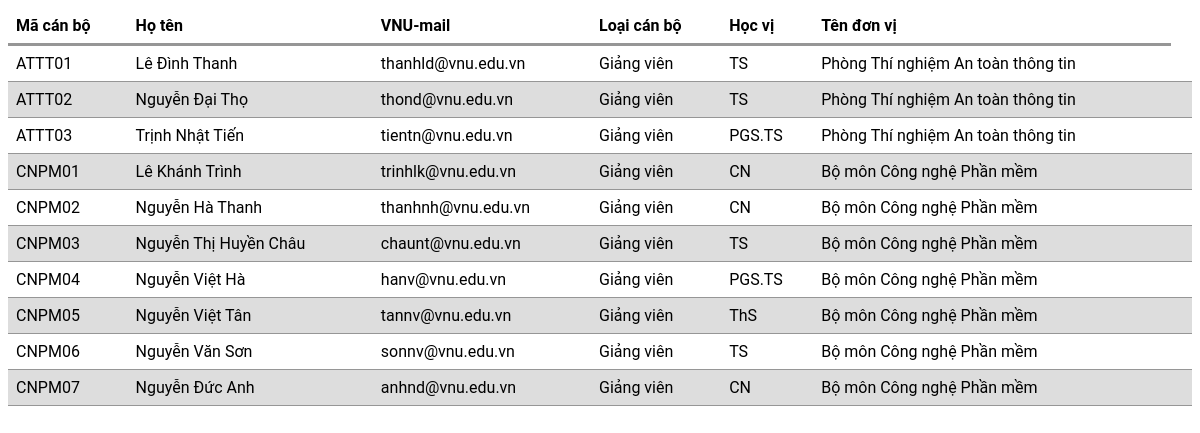
Page / (signed in) on the committed database.
### tables this page shows
CREATE TABLE `canbo` (
  `MaCB` varchar(30) NOT NULL,
  `Hoten` varchar(100) NOT NULL,
  `Taikhoan` varchar(50) NOT NULL,
  `VNUemail` varchar(50) NOT NULL,
  `LoaiCB` varchar(30) NOT NULL,
  `Hocvi` varchar(30) NOT NULL,
  `Tendonvi` varchar(150) NOT NULL
);

### cbmgr/model/Canbo.php (called while the page is built, shortened)
<?php
    require_once("core/data/PDOData.php");
    class Canbo {
        public function getByPage($pageNumber, $pageSize) {
            $db = new PDOData();
            $rows = $db->doQuery("select * from canbo;");
            $beginIndex = $pageNumber * $pageSize;
            $endIndex = $beginIndex  + $pageSize;
            $ret = array();
            for ($i = $beginIndex; $i < $endIndex; $i++)
                $ret[] = $rows[$i];
            return $ret;
        }
    }

### core/data/PDOData.php (called while the page is built, shortened)
<?php
	class PDOData {
		private $db = null;
		public function __construct() {
			try {
				$this->db = new PDO("mysql:host=ufaculties.uet.vnu.edu.vn;dbname=ufaculties;", "root", "", array(PDO::MYSQL_ATTR_INIT_COMMAND => "SET NAMES 'utf8'"));
			} catch(PDOException $ex) { echo $ex->getMessage();	}
		}
		public function __destruct() {
			try {
				$this->db = null;
			} catch(PDOException $ex) { echo $ex->getMessage();	}
		}
		public function doQuery($query) {
			$ret = array();
			try {
				$stmt = $this->db->query($query);
				if ($stmt) {
					while ($row = $stmt->fetch(PDO::FETCH_ASSOC)) {
						$ret[] = $row;
					}
				}
			} catch(PDOException $ex) {	echo $query; }
			return $ret;
		}
	}

### cbmgr/view/CbView.php (the view, shortened to what this page needs)
<?php
    class CbView {
        private $data;
        public function __construct($data) {
            $this->data = $data;
        }
        public function tableView() {
            $html = "<table><thead><tr>";
            $html .= "<th>Mã cán bộ</th>";
            $html .= "<th>Họ tên</th>";
            $html .= "<th>VNU-mail</th>";
            $html .= "<th>Loại cán bộ</th>";
            $html .= "<th>Học vị</th>";
            $html .= "<th>Tên đơn vị</th>";
            $html .= "</tr></thead><tbody>";
            foreach ($this->data as $r) {
                    $html .= "<tr>";
                    $html .= "<td>".$r["MaCB"]."</td>";
                    $html .= "<td>".$r["Hoten"]."</td>";
                    $html .= "<td>".$r["VNUemail"]."</td>";
                    $html .= "<td>".$r["LoaiCB"]."</td>";
                    $html .= "<td>".$r["Hocvi"]."</td>";
                    $html .= "<td>".$r["Tendonvi"]."</td>";
                    $html .= "<td>"."</td>";
		    $html .= "</tr>";
             }
            $html .= "</tbody></table>";
			return $html;
        }
    }

### index.php (shortened to what this page needs)
<html>
<head>
      <link rel="stylesheet" type="text/css" href="style-quanlydonvi.css">
</head>
<?php
	require_once("cbmgr/control/CbMgr.php");
    $stdctrl = new \cbmgr\control\CbMgr();
    $stdctrl->proc();

### cbmgr/control/CbMgr.php (shortened to what this page needs)
<?php
    require_once("cbmgr/model/Canbo.php");
    require_once("cbmgr/view/CbView.php");
    class CbMgr {
        public function proc($json=false) {
            $p = 1;
            $cb= new \cbmgr\model\Canbo();
            $data = $cb->getByPage($p-1, 10);
			if ($json) echo json_encode($data);
			else {
            	$cbview = new \cbmgr\view\CbView($data);
            	echo $cbview->tableView();
			}
		}
    }

### style/style-quanlydonvi.css (style rules this page uses)
* { font-family:Roboto, Helvetica, Arial, sans-serif; }
table { border-collapse: collapse; width: 100%; }
th { text-align: left; border-bottom: 3px solid #969696; }
td { border-bottom: 1px solid #969696; }
td, th { padding: 8px; }
tr:nth-child(even) { background-color: #dddddd; }

### rows in the picture
canbo: MaCB "ATTT01", Hoten "Lê Đình Thanh", VNUemail "thanhld@vnu.edu.vn", LoaiCB "Giảng viên", Hocvi "TS", Tendonvi "Phòng Thí nghiệm An toàn thông tin"
canbo: MaCB "ATTT02", Hoten "Nguyễn Đại Thọ", VNUemail "thond@vnu.edu.vn", LoaiCB "Giảng viên", Hocvi "TS", Tendonvi "Phòng Thí nghiệm An toàn thông tin"
canbo: MaCB "ATTT03", Hoten "Trịnh Nhật Tiến", VNUemail "tientn@vnu.edu.vn", LoaiCB "Giảng viên", Hocvi "PGS.TS", Tendonvi "Phòng Thí nghiệm An toàn thông tin"
canbo: MaCB "CNPM01", Hoten "Lê Khánh Trình", VNUemail "trinhlk@vnu.edu.vn", LoaiCB "Giảng viên", Hocvi "CN", Tendonvi "Bộ môn Công nghệ Phần mềm"
canbo: MaCB "CNPM02", Hoten "Nguyễn Hà Thanh", VNUemail "thanhnh@vnu.edu.vn", LoaiCB "Giảng viên", Hocvi "CN", Tendonvi "Bộ môn Công nghệ Phần mềm"
canbo: MaCB "CNPM03", Hoten "Nguyễn Thị Huyền Châu", VNUemail "chaunt@vnu.edu.vn", LoaiCB "Giảng viên", Hocvi "TS", Tendonvi "Bộ môn Công nghệ Phần mềm"
canbo: MaCB "CNPM04", Hoten "Nguyễn Việt Hà", VNUemail "hanv@vnu.edu.vn", LoaiCB "Giảng viên", Hocvi "PGS.TS", Tendonvi "Bộ môn Công nghệ Phần mềm"
canbo: MaCB "CNPM05", Hoten "Nguyễn Việt Tân", VNUemail "tannv@vnu.edu.vn", LoaiCB "Giảng viên", Hocvi "ThS", Tendonvi "Bộ môn Công nghệ Phần mềm"
canbo: MaCB "CNPM06", Hoten "Nguyễn Văn Sơn", VNUemail "sonnv@vnu.edu.vn", LoaiCB "Giảng viên", Hocvi "TS", Tendonvi "Bộ môn Công nghệ Phần mềm"
canbo: MaCB "CNPM07", Hoten "Nguyễn Đức Anh", VNUemail "anhnd@vnu.edu.vn", LoaiCB "Giảng viên", Hocvi "CN", Tendonvi "Bộ môn Công nghệ Phần mềm"
